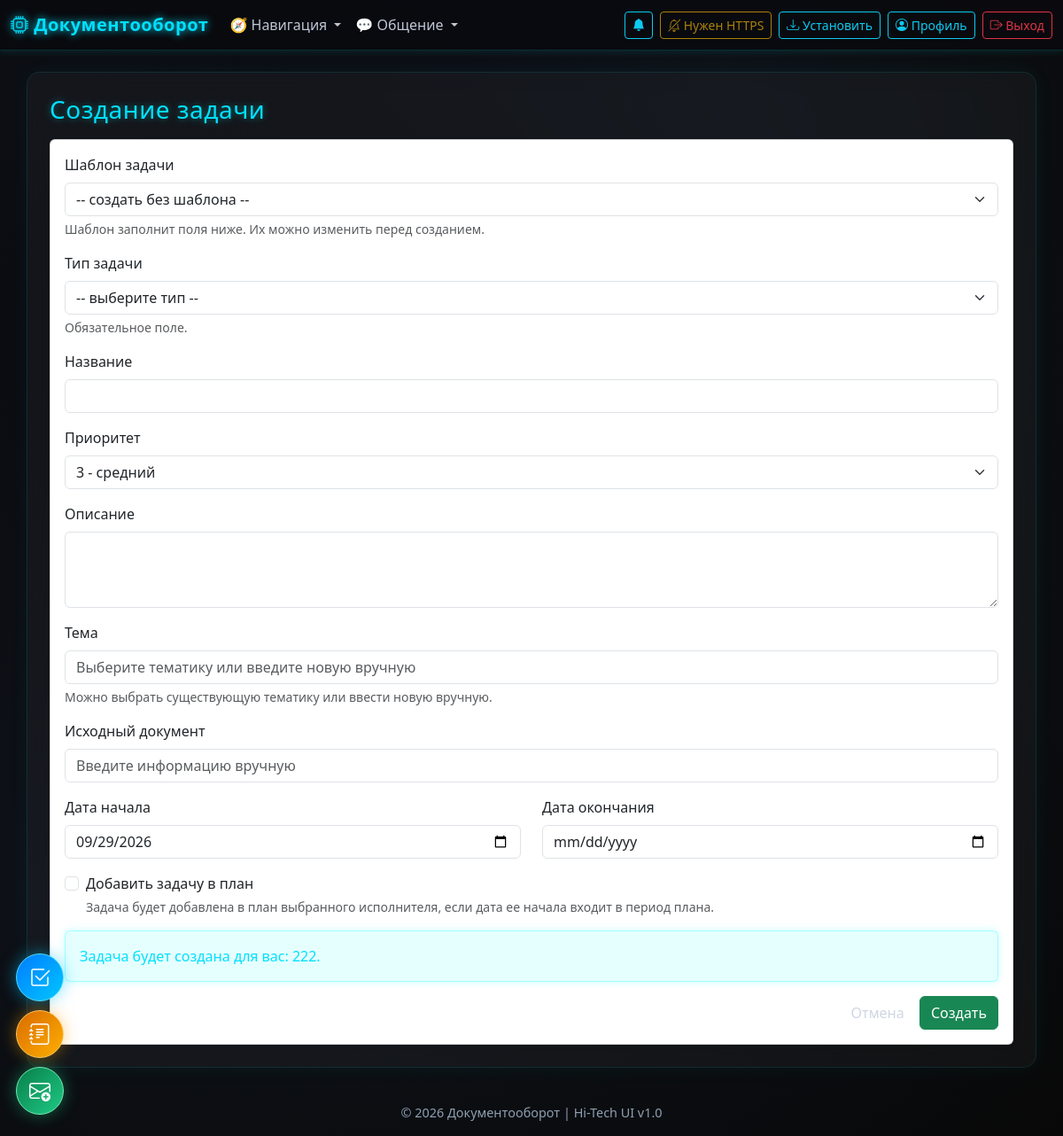
Page /activities/create (signed in) on the earlier database version.
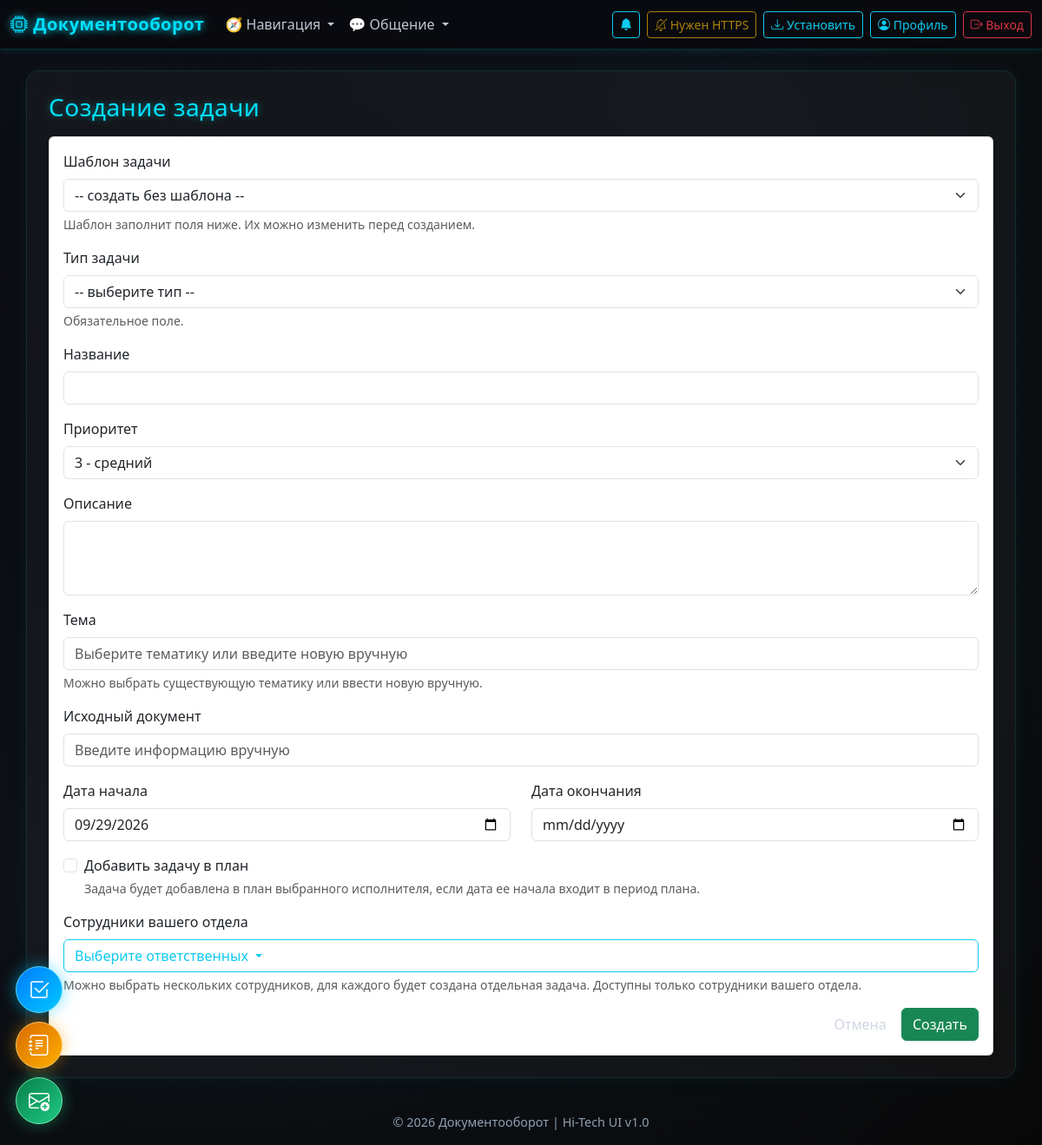
Same page on the later database version.
### models.py (models this page shows, shortened)
class User(UserMixin, db.Model):
    __tablename__ = "users"
    id = db.Column(db.Integer, primary_key=True)
    full_name = db.Column(db.String(255), nullable=False)
    username = db.Column(db.String(120), unique=True, nullable=False)
    password_enc = db.Column(db.Text, nullable=False)
    role = db.Column(db.String(20), nullable=False, default="worker")
    department_id = db.Column(db.Integer, db.ForeignKey("departments.id"))
    is_approved = db.Column(db.Boolean, default=False, nullable=False)
    created_at = db.Column(db.DateTime, default=dt.datetime.utcnow)
    department = db.relationship("Department", backref="users")

### app.py (the view, shortened to what this page needs)
@app.route("/activities/create", methods=["GET", "POST"])
@login_required
def create_activity():
    from datetime import datetime
    types = ActivityType.query.order_by(ActivityType.name).all()
    templates = ActivityTemplate.query.options(joinedload(ActivityTemplate.type)).order_by(ActivityTemplate.name).all()
    template_id = (request.args.get("template_id") or "").strip()
    selected_template = db.session.get(ActivityTemplate, int(template_id)) if template_id.isdigit() else None
    can_assign_executors = current_user.role in ("admin", "superadmin", "deputy")
    if current_user.role in ("admin", "superadmin"):
        users = User.query.filter_by(is_approved=True).order_by(User.full_name).all()
    elif current_user.role == "deputy":
        users = []
        if current_user.department_id:
            users = (
                User.query.filter_by(
                    is_approved=True,
                    department_id=current_user.department_id,
                )
                .order_by(User.full_name)
                .all()
            )
    else:
        users = [current_user]
    existing_dirs = [d[0] for d in db.session.query(Activity.direction).filter(Activity.direction.isnot(None)).distinct().all()]
    return render_template(
        "activity_create.html",
        title="Создание задачи",
        types=types,
        users=users,
        existing_directions=existing_dirs,
        templates=templates,
        selected_template=selected_template,
        can_assign_executors=can_assign_executors,
        executor_scope_label=("Сотрудники вашего отдела" if current_user.role == "deputy" else "Ответственный"),
        initial_start_date=datetime.now().strftime("%Y-%m-%d"),
        initial_end_date=(datetime.now().date() + dt.timedelta(days=selected_template.duration_days)).strftime("%Y-%m-%d") if selected_template and selected_template.duration_days is not None else "",
    )

### app.py (called while the page is built)
@app.context_processor
def inject_template_helpers():
    deps = []
    try:
        deps = Department.query.order_by(Department.name).all()
    except Exception:
        deps = []
    return {
        "get_status_meta": get_activity_status_meta,
        "get_priority_meta": get_activity_priority_meta,
        "deps": deps,
    }

@login_manager.user_loader
def load_user(user_id):
    if str(user_id) == "-1":
        return SuperAdmin()
    return User.query.get(int(user_id))

@app.context_processor
def inject_now():
    from datetime import datetime
    return {'now': datetime.now}

@app.context_processor
def inject_template_helpers():
    return {
        "has_endpoint": lambda endpoint: endpoint in app.view_functions,
    }

### templates/activity_create.html (shortened to what this page needs)
{% extends 'layout.html' %}
{% block content %}
<h3 class="mb-3">Создание задачи</h3>
<form method="post" class="card p-3 shadow-sm">
  {% if templates %}
  <div class="mb-3">
    <label for="activity_template" class="form-label">Шаблон задачи</label>
    <select id="activity_template" class="form-select">
      <option value="">-- создать без шаблона --</option>
    </select>
    <div class="form-text">Шаблон заполнит поля ниже. Их можно изменить перед созданием.</div>
  </div>
  {% endif %}
  <div class="mb-3">
    <label class="form-label">Тип задачи</label>
    <select name="type_id" class="form-select" required>
      <option value="" selected disabled>-- выберите тип --</option>
    </select>
    <div class="form-text">Обязательное поле.</div>
  </div>
  <div class="mb-3">
    <label class="form-label">Название</label>
    <input type="text" name="title" class="form-control" value="{{ selected_template.title if selected_template else '' }}" required>
  </div>
  <div class="mb-3">
    <label class="form-label">Приоритет</label>
    <select name="priority" class="form-select">
      <option value="3" selected>3 - средний</option>
    </select>
  </div>
  <div class="mb-3">
    <label class="form-label">Описание</label>
    <textarea name="description" class="form-control" rows="3">{{ selected_template.description if selected_template else '' }}</textarea>
  </div>
  <div class="mb-3">
    <label class="form-label">Тема</label>
    <input
      list="directions"
      name="direction"
      class="form-control"
      placeholder="Выберите тематику или введите новую вручную"
      value="{{ selected_template.direction if selected_template else '' }}"
    >
    <div class="form-text">Можно выбрать существующую тематику или ввести новую вручную.</div>
  </div>
  <div class="mb-3">
    <label class="form-label">Исходный документ</label>
    <input type="text" name="outgoing_document" class="form-control" placeholder="Введите информацию вручную" value="{{ selected_template.outgoing_document if selected_template else '' }}">
  </div>
  <div class="row mb-3">
    <div class="col">
      <label class="form-label">Дата начала</label>
      <input type="date" name="start_date" class="form-control" value="{{ initial_start_date }}">
    </div>
    <div class="col">
      <label class="form-label">Дата окончания</label>
      <input type="date" name="end_date" class="form-control" value="{{ initial_end_date }}">
    </div>
  </div>
  <div class="form-check mb-3">
    <input class="form-check-input" type="checkbox" name="add_to_plan" value="1" id="add_to_plan">
    <label class="form-check-label" for="add_to_plan">Добавить задачу в план</label>
    <div class="form-text">Задача будет добавлена в план выбранного исполнителя, если дата ее начала входит в период плана.</div>
  </div>
  {% if can_assign_executors %}
    <div class="mb-3">
      <label class="form-label">{{ executor_scope_label }}</label>
      <div class="dropdown">
        <button class="btn btn-outline-info dropdown-toggle w-100 text-start" type="button" id="executorsDropdown" data-bs-toggle="dropdown" data-bs-auto-close="outside">
          <span id="executorsLabel">Выберите ответственных</span>
        </button>
      </div>
      <div class="form-text">Можно выбрать нескольких сотрудников, для каждого будет создана отдельная задача.{% if current_user.role == 'deputy' %} Доступны только сотрудники вашего отдела.{% endif %}</div>
    </div>
  {% else %}
    <div class="alert alert-info">Задача будет создана для вас: {{ current_user.full_name }}.</div>
  {% endif %}
  <div class="text-end">
    <a href="{{ url_for('activities_page') }}" class="btn btn-secondary">Отмена</a>
    <button type="submit" class="btn btn-success">Создать</button>
  </div>
</form>
{% endblock %}

Differences in the rows shown:
no longer on this page (row edited): User: full_name "222"
Other differences:
{{ executor_scope_label }}: (not shown) → "Сотрудники вашего отдела"
text no longer shown: "Задача будет создана для вас: ."
text now shown: "Выберите ответственных Можно выбрать нескольких сотрудников, для каждого будет создана отдельная задача. Доступны только сотрудники вашего отдела."
